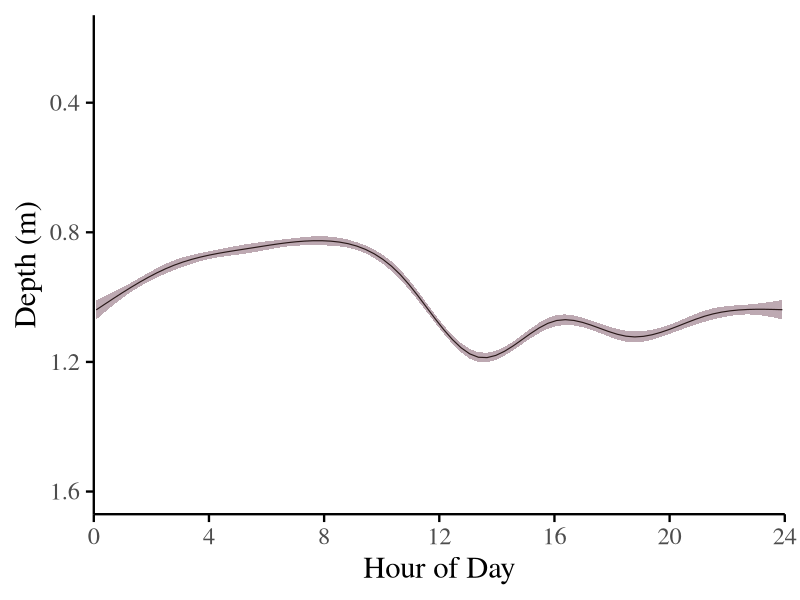
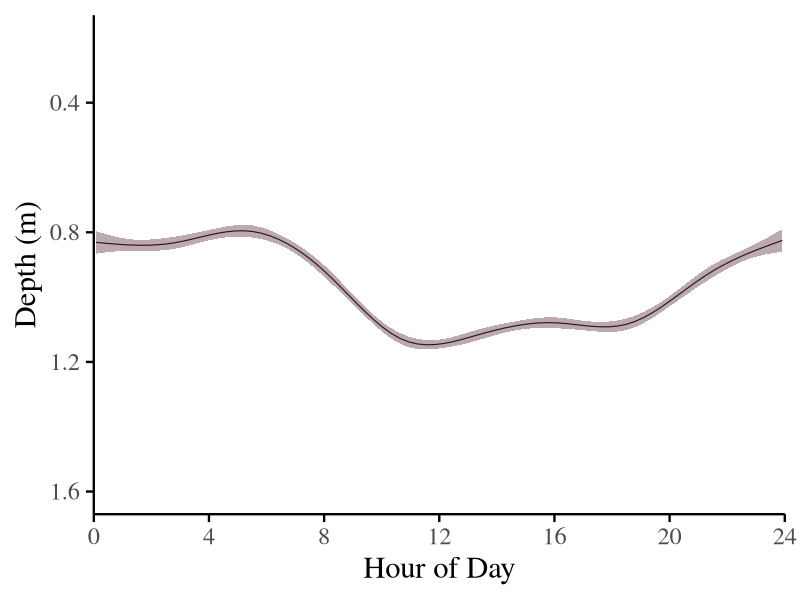
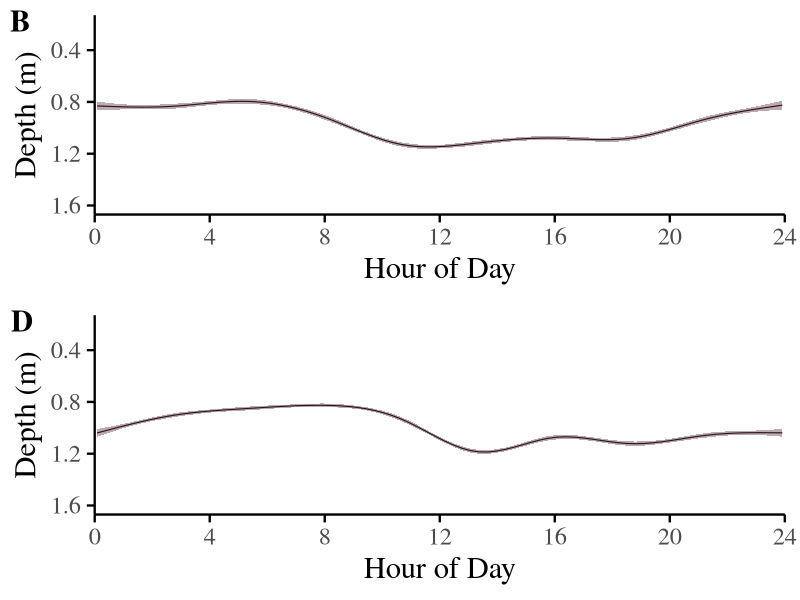

These charts were generated, in order, by the following R code:
library(dplyr)
library(lubridate)
library(ggplot2)
library(readr)
library(ggpubr)

# Load and preprocess data


fish <- read_csv("data/modif.data/ibutton/all.ibuttons.depth.do.interpolation.resolvable.only.csv") %>%
  rename(
    depth = fish_depth,
    temperature = ibutton.temp,
    ibutton.id = ibutton
  ) %>%
  mutate(
    date.time = ymd_hms(date.time),
    date = as.Date(date.time),
  ) 

fish <- fish %>%
  mutate(date.time = parse_date_time(date.time, orders = "ymd HMS")) %>%
  filter(date.time >= as.POSIXct("2021-07-29", tz = "America/Los_Angeles"),
         date.time <  as.POSIXct("2021-08-06", tz = "America/Los_Angeles")) %>%
  mutate(
    hour = hour(date.time),
    time = format(date.time, format = "%H:%M:%S"),
    fake.date = "2021-01-01",
    time2 = ymd_hms(paste(fake.date, time))
  )

# Split datasets by habitat
norwood_fish <- fish %>% filter(site == "norwood")
blueruin_fish <- fish %>% filter(site == "blue.ruin")

# Norwood plot
norwood_fish$hour_numeric <- hour(norwood_fish$time2) + minute(norwood_fish$time2) / 60
p_norwood <- ggplot(norwood_fish, aes(x = hour_numeric, y = depth)) +
  geom_smooth(
    fill = "#7C5467",
    colour = "#291919",
    span = 0.3,
    linewidth = 0.4,
    alpha = 0.5
  )+
  scale_y_reverse(
    limits = c(1.6, 0.2),
    breaks = seq(0, 1.6, by = 0.4)
  ) +
  scale_x_continuous(
    breaks = seq(0, 24, 4),
    limits = c(0, 24),
    expand = c(0, 0)
  ) +
  labs(
    x = "Hour of Day",
    y = "Depth (m)"
  ) +
  theme_minimal(base_size = 22) +
  theme(
    panel.grid = element_blank(),
    legend.key = element_blank(),
    text = element_text(family = "serif"),
    
    # add axes
    axis.line = element_line(colour = "black", linewidth = 0.8),
    axis.ticks = element_line(colour = "black", linewidth = 0.8),
    axis.ticks.length = unit(0.2, "cm")
  )

# Blue Ruin plot
blueruin_fish$hour_numeric <- hour(blueruin_fish$time2) + minute(blueruin_fish$time2) / 60
p_blueruin <- ggplot(blueruin_fish, aes(x = hour_numeric, y = depth)) +
  geom_smooth(
    fill = "#7C5467",
    colour = "#291919",
    span = 0.3,
    linewidth = 0.4,
    alpha = 0.5
  )+
  scale_y_reverse(
    limits = c(1.6, 0.2),
    breaks = seq(0, 1.6, by = 0.4)
  ) +
  scale_x_continuous(
    breaks = seq(0, 24, 4),
    limits = c(0, 24),
    expand = c(0, 0)
  ) +
  labs(
    x = "Hour of Day",
    y = "Depth (m)"
  ) +
  theme_minimal(base_size = 22) +
  theme(
    panel.grid = element_blank(),
    legend.key = element_blank(),
    text = element_text(family = "serif"),
    
    # add axes
    axis.line = element_line(colour = "black", linewidth = 0.8),
    axis.ticks = element_line(colour = "black", linewidth = 0.8),
    axis.ticks.length = unit(0.2, "cm")
  )

# Print plots separately
print(p_norwood)
print(p_blueruin)

final.figbd <- ggarrange(
  p_blueruin,
  p_norwood,
  ncol = 1,
  nrow = 2,
  labels = c("B", "D"),
  font.label = list(
    family = "serif",
    face = "bold",
    size = 22
  ),
  align = "hv"
)

ggsave(final.figbd, filename = paste("final figures/figure 3_pooled iButton 7 day.png"), width = 8, height = 14, units = "cm")
